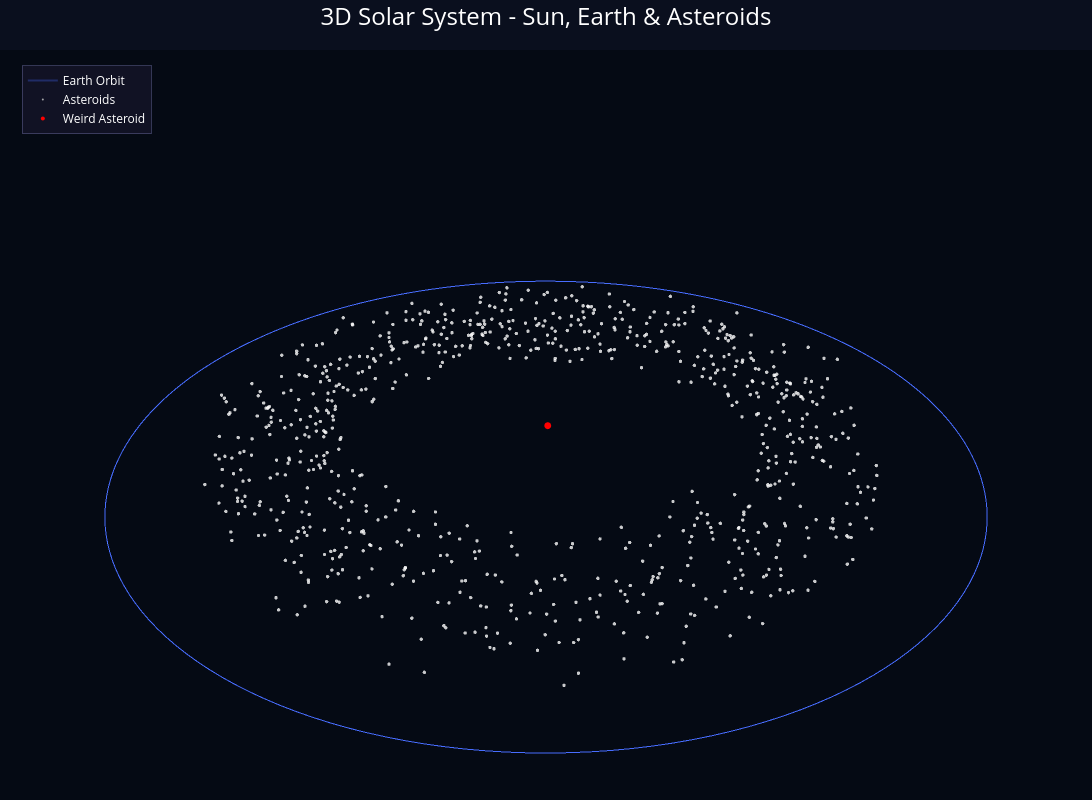

Here is the notebook cell this chart was saved with:
### Code cell
import plotly.graph_objects as go
import numpy as np

weird_asteroid = (-0.2929292929292928, 0.0001, -0.2, 0.0001, 0.0001, 0.0001)
# Create figure
fig = go.Figure()

# Sun (yellow sphere)
u = np.linspace(0, 2 * np.pi, 50)
v = np.linspace(0, np.pi, 50)
x_sun = 8 * np.outer(np.cos(u), np.sin(v))
y_sun = 8 * np.outer(np.sin(u), np.sin(v))
z_sun = 8 * np.outer(np.ones(np.size(u)), np.cos(v))
"""
fig.add_trace(go.Surface(
    x=x_sun, y=y_sun, z=z_sun,
    colorscale=[[0, 'rgb(255,221,0)'], [1, 'rgb(255,170,0)']],
    showscale=False,
    name='Sun',
    hoverinfo='name',
    lighting=dict(ambient=0.9, diffuse=0.9, specular=0.1),
    lightposition=dict(x=0, y=0, z=0)
))
"""
# Earth (blue sphere)
earth_orbit_radius = 50
earth_angle = 0  # Starting position
x_earth = 3 * np.outer(np.cos(u), np.sin(v)) + earth_orbit_radius * np.cos(earth_angle)
y_earth = 3 * np.outer(np.sin(u), np.sin(v)) + earth_orbit_radius * np.sin(earth_angle)
z_earth = 3 * np.outer(np.ones(np.size(u)), np.cos(v))

"""
fig.add_trace(go.Surface(
    x=x_earth, y=y_earth, z=z_earth,
    colorscale=[[0, 'rgb(34,51,255)'], [1, 'rgb(17,34,136)']],
    showscale=False,
    name='Earth',
    hoverinfo='name',
    lighting=dict(ambient=0.6, diffuse=0.7, specular=0.3)
))
"""
# Earth's orbit path
theta = np.linspace(0, 2 * np.pi, 200)
orbit_x = earth_orbit_radius * np.cos(theta)
orbit_y = earth_orbit_radius * np.sin(theta)
orbit_z = np.zeros_like(theta)

fig.add_trace(go.Scatter3d(
    x=orbit_x, y=orbit_y, z=orbit_z,
    mode='lines',
    line=dict(color='rgba(68,102,255,0.3)', width=2),
    name='Earth Orbit',
    hoverinfo='name'
))

# Asteroids (small white dots in asteroid belt)
np.random.seed(42)
n_asteroids = 800

# Generate asteroid positions in a belt
asteroid_radii = 25 + np.random.rand(n_asteroids) * 15
asteroid_angles = np.random.rand(n_asteroids) * 2 * np.pi
asteroid_heights = (np.random.rand(n_asteroids) - 0.5) * 8

asteroid_x = asteroid_radii * np.cos(asteroid_angles)
asteroid_y = asteroid_radii * np.sin(asteroid_angles)
asteroid_z = asteroid_heights

fig.add_trace(go.Scatter3d(
    x=asteroid_x, y=asteroid_y, z=asteroid_z,
    mode='markers',
    marker=dict(
        size=2,
        color='rgba(200,200,200,0.8)',
        symbol='circle'
    ),
    name='Asteroids',
    hoverinfo='name'
))

fig.add_trace(go.Scatter3d(
    x=[weird_asteroid[0]], y=[weird_asteroid[1]], z=[weird_asteroid[2]],
    mode='markers',
    marker=dict(
        size=4,
        color='red',
        symbol='circle'
    ),
    name='Weird Asteroid',
    hoverinfo='name'
))

# Layout with dark background
fig.update_layout(
    title={
        'text': '3D Solar System - Sun, Earth & Asteroids',
        'x': 0.5,
        'xanchor': 'center',
        'font': {'size': 24, 'color': 'white'}
    },
    scene=dict(
        xaxis=dict(
            showbackground=False,
            showgrid=False,
            showticklabels=False,
            title='',
            showspikes=False,
            visible=False
        ),
        yaxis=dict(
            showbackground=False,
            showgrid=False,
            showticklabels=False,
            title='',
            showspikes=False,
            visible=False
        ),
        zaxis=dict(
            showbackground=False,
            showgrid=False,
            showticklabels=False,
            title='',
            showspikes=False,
            visible=False
        ),
        camera=dict(
            eye=dict(x=1.5, y=1.5, z=1.2),
            center=dict(x=0, y=0, z=0)
        ),
        aspectmode='data',
        bgcolor='rgb(5,10,20)'
    ),
    paper_bgcolor='rgb(10,15,30)',
    showlegend=True,
    legend=dict(
        x=0.02,
        y=0.98,
        bgcolor='rgba(20,20,40,0.8)',
        bordercolor='rgba(100,100,150,0.5)',
        borderwidth=1,
        font=dict(color='white', size=12)
    ),
    margin=dict(l=0, r=0, t=50, b=0),
    width=1200,
    height=800
)

# Show the plot
fig.show()

### Figure 1 — Plotly figure (JSON) as saved in the notebook; plotly's stock layout.template omitted (floating-point values rounded to 4 significant figures; data arrays with more than 128 entries replaced by an {"elided": "..."} marker saying what was removed)
{"data": [{"hoverinfo": "name", "line": {"color": "rgba(68,102,255,0.3)", "width": 2}, "mode": "lines", "name": "Earth Orbit", "type": "scatter3d", "x": {"elided": "200 float values"}, "y": {"elided": "200 float values"}, "z": {"elided": "200 float values"}}, {"hoverinfo": "name", "marker": {"color": "rgba(200,200,200,0.8)", "size": 2, "symbol": "circle"}, "mode": "markers", "name": "Asteroids", "type": "scatter3d", "x": {"elided": "800 float values"}, "y": {"elided": "800 float values"}, "z": {"elided": "800 float values"}}, {"hoverinfo": "name", "marker": {"color": "red", "size": 4, "symbol": "circle"}, "mode": "markers", "name": "Weird Asteroid", "type": "scatter3d", "x": [-0.2929], "y": [0.0001], "z": [-0.2]}], "layout": {"height": 800, "legend": {"bgcolor": "rgba(20,20,40,0.8)", "bordercolor": "rgba(100,100,150,0.5)", "borderwidth": 1, "font": {"color": "white", "size": 12}, "x": 0.02, "y": 0.98}, "margin": {"b": 0, "l": 0, "r": 0, "t": 50}, "paper_bgcolor": "rgb(10,15,30)", "scene": {"aspectmode": "data", "bgcolor": "rgb(5,10,20)", "camera": {"center": {"x": 0, "y": 0, "z": 0}, "eye": {"x": 1.5, "y": 1.5, "z": 1.2}}, "xaxis": {"showbackground": false, "showgrid": false, "showspikes": false, "showticklabels": false, "title": {"text": ""}, "visible": false}, "yaxis": {"showbackground": false, "showgrid": false, "showspikes": false, "showticklabels": false, "title": {"text": ""}, "visible": false}, "zaxis": {"showbackground": false, "showgrid": false, "showspikes": false, "showticklabels": false, "title": {"text": ""}, "visible": false}}, "showlegend": true, "title": {"font": {"color": "white", "size": 24}, "text": "3D Solar System - Sun, Earth & Asteroids", "x": 0.5, "xanchor": "center"}, "width": 1200}}
